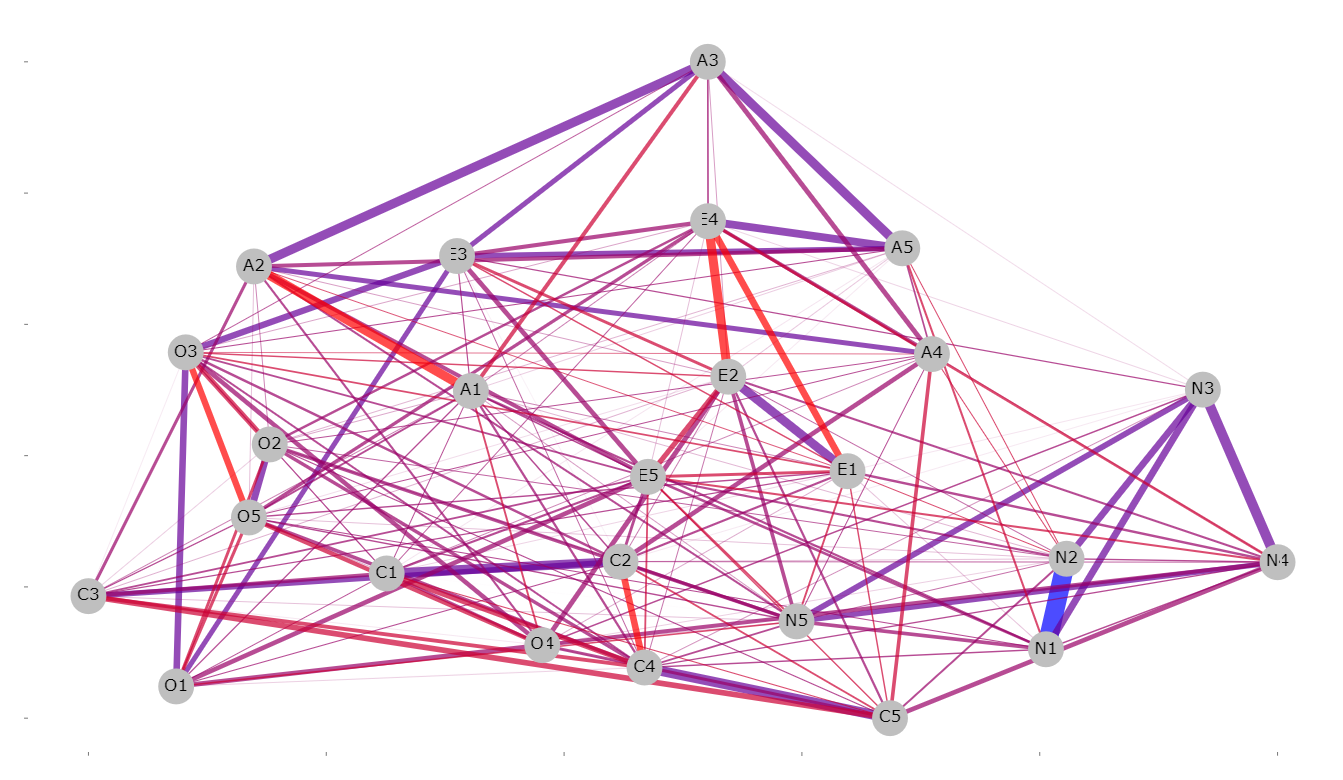

This chart was generated by the following R code:
library(bootnet)
library(psychTools)
library(GGally)
library(network)
library(sna)
library(plotly)

results <- estimateNetwork(psychTools::bfi[,grepl(pattern = "[OCEAN]+", x = colnames(psychTools::bfi))],
                           default = "EBICglasso",
                           corMethod = "cor_auto",
                           tuning = .5)

n <- network::network(results$graph, directed = FALSE)
n %e% "weight" <- 5*abs(results$graph)/max(abs(results$graph))

pal <- c("#FF0000", "#CC0033", "#990066",
         "#660099", "#3300CC", "#0000FF")
col_is <- round(1 + (length(pal)-1)*(results$graph - min(results$graph))/max(results$graph - min(results$graph)))
n %e% "color" <- matrix(pal[c(col_is)], nrow(results$graph), ncol(results$graph))
plt <- ggnet2(n,
       edge.size = "weight",
       edge.color = "color",
       edge.alpha = .7,
       node.label = TRUE)
plt

Noax <- list(
  title = "",
  zeroline = FALSE,
  showline = FALSE,
  showticklabels = FALSE,
  showgrid = FALSE
)

pltly <- ggplotly(plt) %>%
  layout(xaxis = Noax,
         yaxis = Noax)
